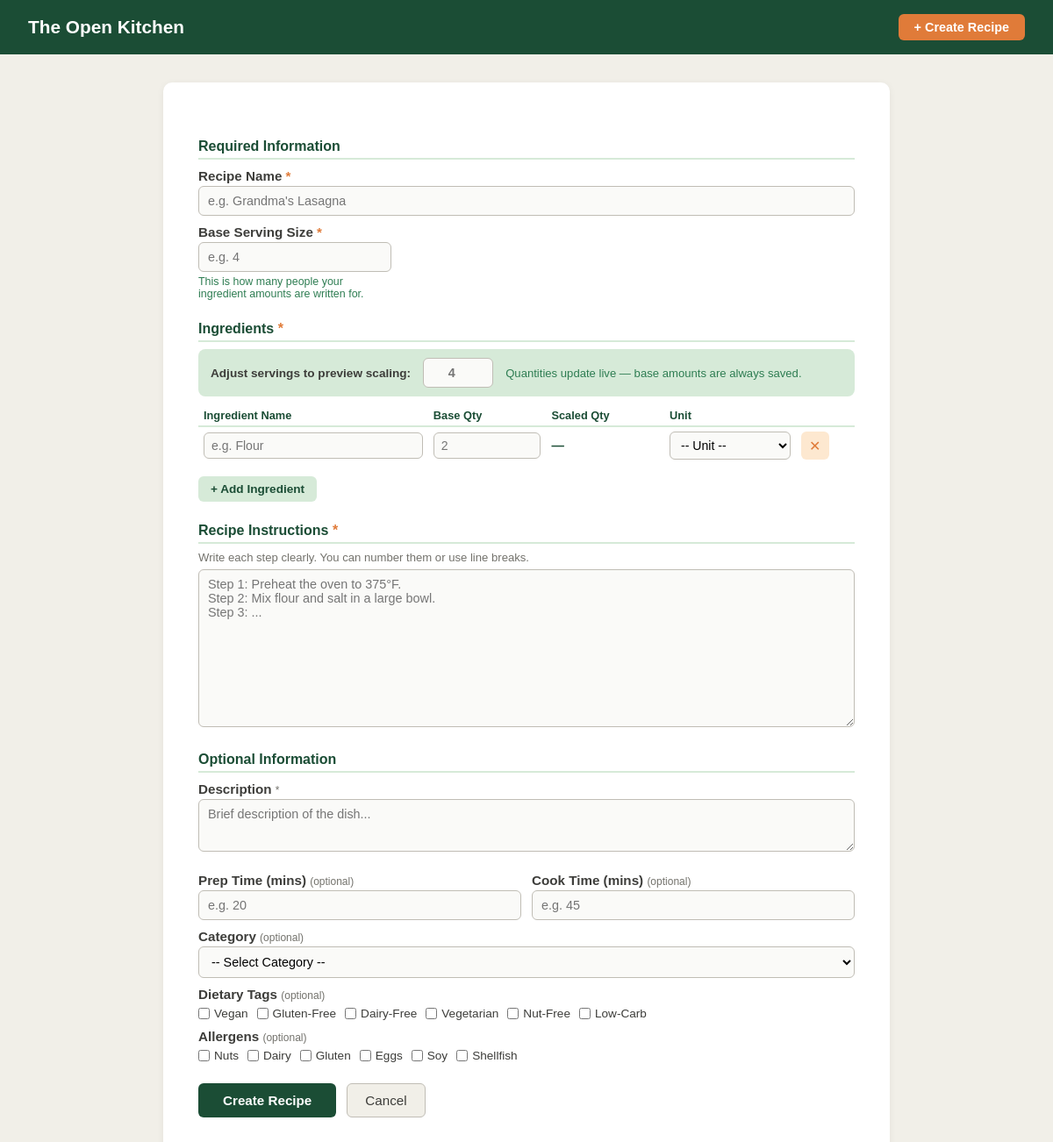
The app's page /recipe/create with its own data.
### app/models.py (models this page shows, shortened)
class DietaryTag(db.Model):
    __tablename__ = 'dietary_tags'
    id   = db.Column(db.Integer,    primary_key=True)
    name = db.Column(db.String(32), unique=True,  nullable=False)

class Allergen(db.Model):
    __tablename__ = 'allergens'
    id   = db.Column(db.Integer,    primary_key=True)
    name = db.Column(db.String(32), unique=True,  nullable=False)

### app/routes.py (the view, shortened to what this page needs)
@app.route('/recipe/create', methods=['GET', 'POST'])
def create_recipe():
    form = CreateRecipeForm()
    form.category_id.choices  = [(0, '-- Select Category --')] + [
        (c.id, c.name) for c in Category.query.all()
    ]
    form.dietary_tags.choices = [(t.id, t.name) for t in DietaryTag.query.all()]
    form.allergens.choices    = [(a.id, a.name) for a in Allergen.query.all()]
    units = MeasurementUnit.query.filter_by(isActive=True).all()
    return render_template('recipe.html', form=form, units=units, errors=[])

### app/templates/recipe.html (shortened to what this page needs)
{% extends "base.html" %}
{% block content %}
<form method="POST" action="/recipe/create">
    <h2>Required Information</h2>
    <label for="title">
        Recipe Name <span class="req">*</span>
    </label>
    {{ form.title(placeholder="e.g. Grandma's Lasagna", maxlength=150) }}
    <div style="margin-top:10px; max-width:220px">
        <label for="baseServings">
            Base Serving Size <span class="req">*</span>
        </label>
        {{ form.baseServings(placeholder="e.g. 4", min=1) }}
        <p class="scale-note">
            This is how many people your ingredient amounts are written for.
        </p>
    </div>
    <h2>Ingredients <span class="req">*</span></h2>
    <div class="scaling-box">
        <label for="adjustServings">
            Adjust servings to preview scaling:
        </label>
        <input type="number" id="adjustServings"
               min="1" placeholder="4"
               oninput="scaleIngredients(this.value)">
        <span style="font-size:0.82rem; color:#2E7D52;">
            Quantities update live — base amounts are always saved.
        </span>
    </div>
    <table class="ing-table" id="ing-table">
        <thead>
            <tr>
                <th style="width:35%">Ingredient Name</th>
                <th style="width:18%">Base Qty</th>
                <th style="width:18%">Scaled Qty</th>
                <th style="width:20%">Unit</th>
                <th style="width:9%"></th>
            </tr>
        </thead>
        <tbody id="ing-body">
            <tr class="ing-row">
                <td>
                    <input type="text" name="ing_name"
                           placeholder="e.g. Flour">
                </td>
                <td>
                    <input type="number" name="ing_quantity"
                           class="base-qty" step="0.01" min="0"
                           placeholder="2"
                           oninput="scaleIngredients(
                               document.getElementById('adjustServings').value
                           )">
                </td>
                <td>
                    <span class="qty-display">—</span>
                </td>
                <td>
                    <select name="ing_unit">
                        <option value="">-- Unit --</option>
                    </select>
                </td>
                <td>
                    <button type="button" class="btn-remove"
                            onclick="removeIng(this)">&#10005;</button>
                </td>
            </tr>
        </tbody>
    </table>
    <button type="button" class="btn-add" onclick="addIng()">
        + Add Ingredient
    </button>
    <h2>Recipe Instructions <span class="req">*</span></h2>
    <p style="font-size:0.82rem; color:#73726c; margin-bottom:6px;">
        Write each step clearly. You can number them or use line breaks.
    </p>
    {{ form.instructions(
        placeholder="Step 1: Preheat the oven to 375°F.\nStep 2: Mix flour and salt in a large bowl.\nStep 3: ...",
        style="min-height:180px"
    ) }}
    <h2>Optional Information</h2>
    <label>Description <span class="opt">*</span></label>
    {{ form.description(
        placeholder="Brief description of the dish...",
        style="min-height:60px"
    ) }}
    <div class="two-col" style="margin-top:10px">
        <div>
            <label>Prep Time (mins) <span class="opt">(optional)</span></label>
            {{ form.prepTime(placeholder="e.g. 20") }}
        </div>
        <div>
            <label>Cook Time (mins) <span class="opt">(optional)</span></label>
            {{ form.cookTime(placeholder="e.g. 45") }}
        </div>
    </div>
    <label style="margin-top:10px">
        Category <span class="opt">(optional)</span>
    </label>
    {{ form.category_id() }}
    <label>Dietary Tags <span class="opt">(optional)</span></label>
    <div class="checkbox-group">
        {% for subfield in form.dietary_tags %}
	    <label>
	        <input type="checkbox" name="{{ subfield.name }}" value="{{ subfield.data }}">
	        {{ subfield.label.text }}
	    </label>
        {% endfor %}
    </div>
    <label>Allergens <span class="opt">(optional)</span></label>
    <div class="checkbox-group">
        {% for subfield in form.allergens %}
		<label>
	        <input type="checkbox" name="{{ subfield.name }}" value="{{ subfield.data }}">
	        {{ subfield.label.text }}
	    </label>
        {% endfor %}
    </div>
    <div class="actions">
        <button type="submit" class="btn-submit">Create Recipe</button>
        <a href="/" class="btn-cancel">Cancel</a>
    </div>
</form>
{% endblock %}

### app/templates/base.html (style rules this page uses)
* { box-sizing: border-box; margin: 0; padding: 0; }
body { font-family: Helvetica, Arial, sans-serif; background: #f1efe8; color: #3d3d3a; }

### app/templates/recipe.html (style rules this page uses)
form { background: white; padding: 2.5rem; border-radius: 10px; box-shadow: 0 2px 8px rgba(0,0,0,0.06); }
h2 { font-size: 1rem; color: #1B4D35; margin: 1.5rem 0 0.5rem; padding-bottom: 4px; border-bottom: 2px solid #d6ead8; }
label { display: block; font-size: 0.95rem; font-weight: bold; margin: 10px 0 3px; }
.req { color: #E07B39; }
.opt { font-size: 0.75rem; color: #73726c; font-weight: normal; }
input[type="text"], input[type="number"], textarea, select { width: 100%; padding: 8px 10px; border: 1px solid #c0bdb5; border-radius: 6px; font-size: 0.9rem; background: #fafaf8; font-family: inherit; }
textarea { resize: vertical; min-height: 120px; }
.two-col { display: grid; grid-template-columns: 1fr 1fr; gap: 12px; }
.ing-table { width: 100%; border-collapse: collapse; margin-bottom: 8px; }
.ing-table th { text-align: left; font-size: 0.8rem; color: #1B4D35; padding: 4px 6px; border-bottom: 2px solid #d6ead8; }
.ing-table td { padding: 5px 6px; vertical-align: middle; }
.ing-table input, .ing-table select { padding: 6px 8px; font-size: 0.88rem; }
.qty-display { font-weight: bold; color: #1B4D35; font-size: 0.9rem; min-width: 50px; display: inline-block; }
.scaling-box { background: #d6ead8; border-radius: 8px; padding: 10px 14px; margin-bottom: 10px; display: flex; align-items: center; gap: 14px; flex-wrap: wrap; }
.scaling-box label { margin: 0; font-size: 0.85rem; }
.scaling-box input[type="number"] { width: 80px; font-weight: bold; color: #1B4D35; text-align: center; }
.scale-note { font-size: 0.78rem; color: #2E7D52; margin-top: 4px; }
.btn-add { background: #d6ead8; color: #1B4D35; border: none; padding: 7px 14px; border-radius: 6px; cursor: pointer; font-size: 0.85rem; font-weight: bold; margin-top: 6px; }
.btn-remove { background: #fde8d0; color: #E07B39; border: none; width: 32px; height: 32px; border-radius: 6px; cursor: pointer; font-size: 1rem; }
.checkbox-group { display: flex; flex-wrap: wrap; gap: 10px; margin-top: 6px; }
.checkbox-group label { font-weight: normal; font-size: 0.85rem; display: flex; align-items: center; gap: 5px; margin: 0; cursor: pointer; }
.actions { display: flex; gap: 12px; margin-top: 24px; }
.btn-submit { background: #1B4D35; color: white; border: none; padding: 10px 28px; border-radius: 6px; font-size: 0.95rem; font-weight: bold; cursor: pointer; }
.btn-cancel { background: #f1efe8; color: #3d3d3a; border: 1px solid #c0bdb5; padding: 10px 20px; border-radius: 6px; font-size: 0.95rem; text-decoration: none; display: inline-flex; align-items: center; }

### records on screen
DietaryTag: label.text "Vegan"
DietaryTag: label.text "Gluten-Free"
DietaryTag: label.text "Dairy-Free"
DietaryTag: label.text "Vegetarian"
DietaryTag: label.text "Nut-Free"
DietaryTag: label.text "Low-Carb"
Allergen: label.text "Nuts"
Allergen: label.text "Dairy"
Allergen: label.text "Gluten"
Allergen: label.text "Eggs"
Allergen: label.text "Soy"
Allergen: label.text "Shellfish"
